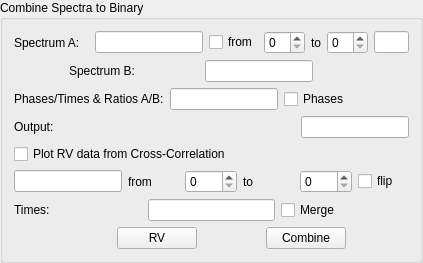
          <widget class="QGroupBox" name="groupBox_2">
           <property name="title">
            <string>Combine Spectra to Binary</string>
           </property>
           <layout class="QVBoxLayout" name="verticalLayout_2">
            <item>
             <layout class="QHBoxLayout" name="horizontalLayout">
              <item>
               <widget class="QLabel" name="label_2">
                <property name="sizePolicy">
                 <sizepolicy hsizetype="Maximum" vsizetype="Preferred">
                  <horstretch>0</horstretch>
                  <verstretch>0</verstretch>
                 </sizepolicy>
                </property>
                <property name="minimumSize">
                 <size>
                  <width>75</width>
                  <height>0</height>
                 </size>
                </property>
                <property name="maximumSize">
                 <size>
                  <width>75</width>
                  <height>16777215</height>
                 </size>
                </property>
                <property name="text">
                 <string>Spectrum A:</string>
                </property>
               </widget>
              </item>
              <item>
               <widget class="QLineEdit" name="lineEdit_4">
                <property name="sizePolicy">
                 <sizepolicy hsizetype="Maximum" vsizetype="Fixed">
                  <horstretch>0</horstretch>
                  <verstretch>0</verstretch>
                 </sizepolicy>
                </property>
               </widget>
              </item>
              <item>
               <widget class="QCheckBox" name="checkBox_12">
                <property name="text">
                 <string>from</string>
                </property>
               </widget>
              </item>
              <item>
               <widget class="QSpinBox" name="spinBox_6"/>
              </item>
              <item>
               <widget class="QLabel" name="label_34">
                <property name="text">
                 <string>to</string>
                </property>
               </widget>
              </item>
              <item>
               <widget class="QSpinBox" name="spinBox_7"/>
              </item>
              <item>
               <widget class="QLineEdit" name="lineEdit_11">
                <property name="sizePolicy">
                 <sizepolicy hsizetype="Maximum" vsizetype="Fixed">
                  <horstretch>0</horstretch>
                  <verstretch>0</verstretch>
                 </sizepolicy>
                </property>
                <property name="maximumSize">
                 <size>
                  <width>35</width>
                  <height>16777215</height>
                 </size>
                </property>
               </widget>
              </item>
             </layout>
            </item>
            <item>
             <layout class="QHBoxLayout" name="horizontalLayout_2">
              <item>
               <widget class="QLabel" name="label_3">
                <property name="sizePolicy">
                 <sizepolicy hsizetype="Maximum" vsizetype="Preferred">
                  <horstretch>0</horstretch>
                  <verstretch>0</verstretch>
                 </sizepolicy>
                </property>
                <property name="minimumSize">
                 <size>
                  <width>75</width>
                  <height>0</height>
                 </size>
                </property>
                <property name="maximumSize">
                 <size>
                  <width>75</width>
                  <height>16777215</height>
                 </size>
                </property>
                <property name="text">
                 <string>Spectrum B:</string>
                </property>
               </widget>
              </item>
              <item>
               <widget class="QLineEdit" name="lineEdit_5">
                <property name="sizePolicy">
                 <sizepolicy hsizetype="Maximum" vsizetype="Fixed">
                  <horstretch>0</horstretch>
                  <verstretch>0</verstretch>
                 </sizepolicy>
                </property>
               </widget>
              </item>
              <item>
               <spacer name="horizontalSpacer_3">
                <property name="orientation">
                 <enum>Qt::Horizontal</enum>
                </property>
                <property name="sizeType">
                 <enum>QSizePolicy::Preferred</enum>
                </property>
                <property name="sizeHint" stdset="0">
                 <size>
                  <width>40</width>
                  <height>20</height>
                 </size>
                </property>
               </spacer>
              </item>
             </layout>
            </item>
            <item>
             <layout class="QHBoxLayout" name="horizontalLayout_23">
              <item>
               <widget class="QLabel" name="label_22">
                <property name="text">
                 <string>Phases/Times &amp; Ratios A/B:</string>
                </property>
               </widget>
              </item>
              <item>
               <widget class="QLineEdit" name="lineEdit_10">
                <property name="sizePolicy">
                 <sizepolicy hsizetype="Maximum" vsizetype="Fixed">
                  <horstretch>0</horstretch>
                  <verstretch>0</verstretch>
                 </sizepolicy>
                </property>
               </widget>
              </item>
              <item>
               <widget class="QCheckBox" name="checkBox_13">
                <property name="text">
                 <string>Phases</string>
                </property>
               </widget>
              </item>
             </layout>
            </item>
            <item>
             <layout class="QHBoxLayout" name="horizontalLayout_25">
              <item>
               <widget class="QLabel" name="label_25">
                <property name="text">
                 <string>Output:</string>
                </property>
               </widget>
              </item>
              <item>
               <widget class="QLineEdit" name="lineEdit_7">
                <property name="sizePolicy">
                 <sizepolicy hsizetype="Maximum" vsizetype="Fixed">
                  <horstretch>0</horstretch>
                  <verstretch>0</verstretch>
                 </sizepolicy>
                </property>
               </widget>
              </item>
             </layout>
            </item>
            <item>
             <widget class="QCheckBox" name="checkBox">
              <property name="text">
               <string>Plot RV data from Cross-Correlation</string>
              </property>
             </widget>
            </item>
            <item>
             <layout class="QHBoxLayout" name="horizontalLayout_24">
              <item>
               <widget class="QLineEdit" name="lineEdit_6">
                <property name="sizePolicy">
                 <sizepolicy hsizetype="Maximum" vsizetype="Fixed">
                  <horstretch>0</horstretch>
                  <verstretch>0</verstretch>
                 </sizepolicy>
                </property>
               </widget>
              </item>
              <item>
               <widget class="QLabel" name="label_23">
                <property name="text">
                 <string>from</string>
                </property>
               </widget>
              </item>
              <item>
               <widget class="QSpinBox" name="spinBox_2">
                <property name="maximum">
                 <number>999</number>
                </property>
               </widget>
              </item>
              <item>
               <widget class="QLabel" name="label_24">
                <property name="text">
                 <string>to</string>
                </property>
               </widget>
              </item>
              <item>
               <widget class="QSpinBox" name="spinBox_3">
                <property name="maximum">
                 <number>999</number>
                </property>
               </widget>
              </item>
              <item>
               <widget class="QCheckBox" name="checkBox_4">
                <property name="text">
                 <string>flip</string>
                </property>
               </widget>
              </item>
             </layout>
            </item>
            <item>
             <layout class="QHBoxLayout" name="horizontalLayout_30">
              <item>
               <widget class="QLabel" name="label_28">
                <property name="text">
                 <string>Times:</string>
                </property>
               </widget>
              </item>
              <item>
               <widget class="QLineEdit" name="lineEdit_9">
                <property name="sizePolicy">
                 <sizepolicy hsizetype="Preferred" vsizetype="Fixed">
                  <horstretch>0</horstretch>
                  <verstretch>0</verstretch>
                 </sizepolicy>
                </property>
               </widget>
              </item>
              <item>
               <widget class="QCheckBox" name="checkBox_7">
                <property name="text">
                 <string>Merge</string>
                </property>
               </widget>
              </item>
             </layout>
            </item>
            <item>
             <layout class="QHBoxLayout" name="horizontalLayout_11">
              <item>
               <spacer name="horizontalSpacer">
                <property name="orientation">
                 <enum>Qt::Horizontal</enum>
                </property>
                <property name="sizeType">
                 <enum>QSizePolicy::Preferred</enum>
                </property>
                <property name="sizeHint" stdset="0">
                 <size>
                  <width>40</width>
                  <height>20</height>
                 </size>
                </property>
               </spacer>
              </item>
              <item>
               <widget class="QPushButton" name="pushButton_2">
                <property name="sizePolicy">
                 <sizepolicy hsizetype="Maximum" vsizetype="Fixed">
                  <horstretch>0</horstretch>
                  <verstretch>0</verstretch>
                 </sizepolicy>
                </property>
                <property name="text">
                 <string>RV</string>
                </property>
               </widget>
              </item>
              <item>
               <widget class="QPushButton" name="pushButton_4">
                <property name="sizePolicy">
                 <sizepolicy hsizetype="Maximum" vsizetype="Fixed">
                  <horstretch>0</horstretch>
                  <verstretch>0</verstretch>
                 </sizepolicy>
                </property>
                <property name="text">
                 <string>Combine</string>
                </property>
               </widget>
              </item>
             </layout>
            </item>
           </layout>
          </widget>
